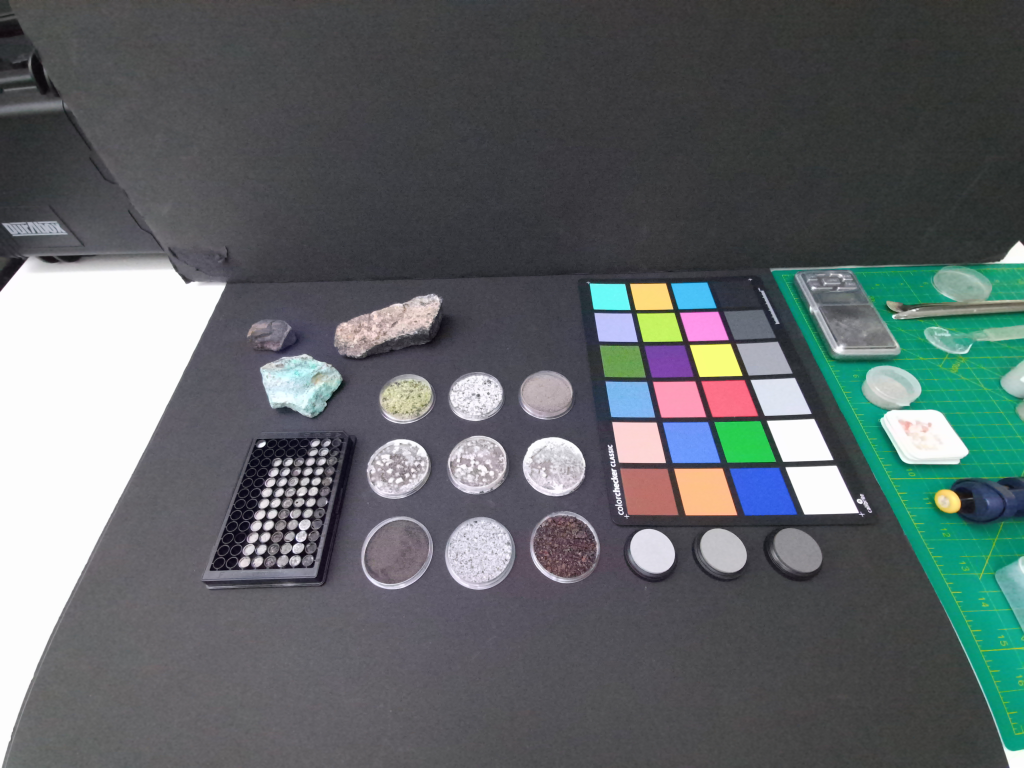
#> input picture data/rgb/1734630629C5MJPG3072P.jpeg, 4096 x 3072 px (shown at 1/4 size); its folder holds only this picture in this run
$ python snr.py
#> lines starting #> are read from the running program, lines starting #| are printed output that depends on the picture
import os
import cv2
import numpy as np
import pandas as pd

# Directory containing images
image_dir = './data/rgb'
output_csv = 'snr_data.csv'

# Define the window coordinates (top-left corner and size)
window_x, window_y = 512, 512  # Starting point of the window
window_size = 128

# Initialize lists to store data
image_names = []
average_values = []
std_devs = []

# Read all image filenames in the directory
image_files = [f for f in os.listdir(image_dir) if f.endswith('.jpeg')]

# List to store the pixel values from the window for each image
pixel_data = []

for image_file in image_files:
    # Full path to the image
    image_path = os.path.join(image_dir, image_file)

    # Read the image
    image = cv2.imread(image_path, cv2.IMREAD_GRAYSCALE)  # Convert to grayscale
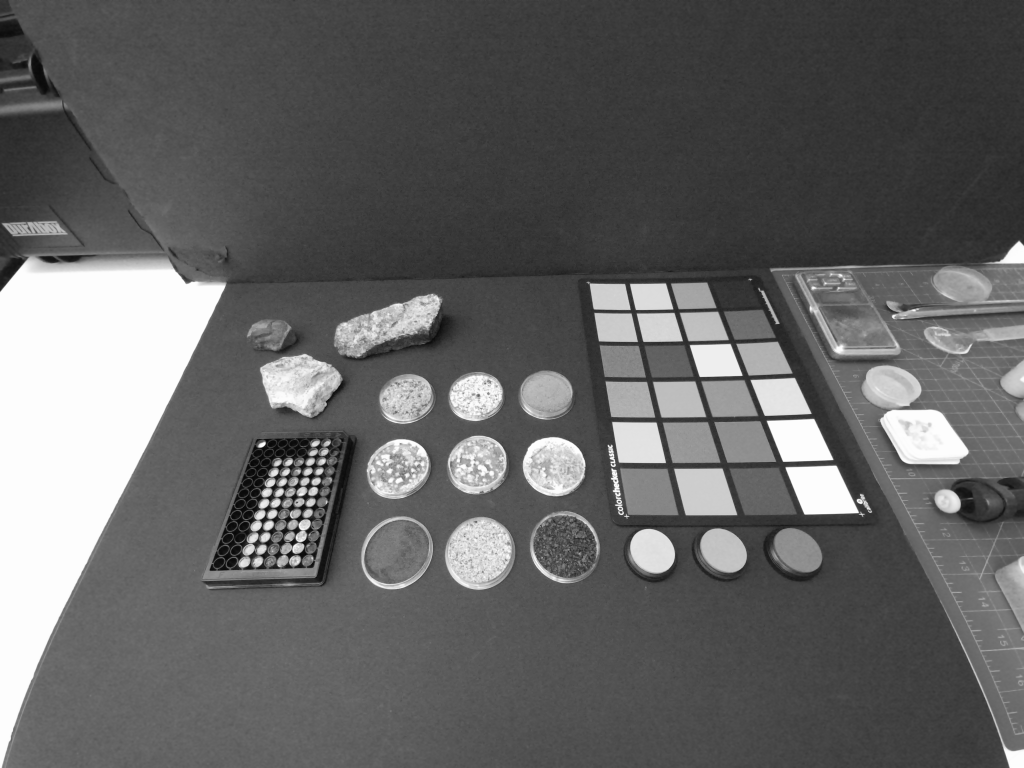
#> image: shape (3072, 4096) (shown at 1/4 size); min 0, max 255, mean 100.1
    if image is None:
        print(f"Failed to read image: {image_file}")
        continue

    # Extract the window
    window = image[window_y:window_y + window_size, window_x:window_x + window_size]
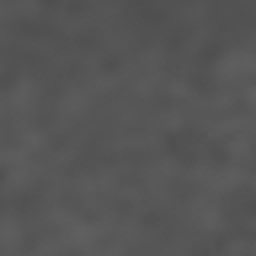
#> window: shape (128, 128) (shown 2 times larger); min 78, max 96, mean 86.2

    # Compute statistics for the window
    avg_value = np.mean(window)
#> avg_value = 86.2
    std_dev = np.std(window)
#> std_dev = 2.96

    # Append data to lists
    image_names.append(image_file)
    average_values.append(avg_value)
    std_devs.append(std_dev)

    # Store pixel values for SNR computation
    pixel_data.append(window.flatten())

# Compute the aggregated SNR for the device
aggregate_signal = np.mean(average_values)  # Average of all mean values
#> aggregate_signal = 86.2
aggregate_noise = np.sqrt(np.mean(np.array(std_devs) ** 2))  # RMS of standard deviations
#> aggregate_noise = 2.96

# Compute SNR and SNR in dB
snr = aggregate_signal / (aggregate_noise + 1e-10)  # Avoid division by zero
#> snr = 29.07
snr_db = 20 * np.log10(snr)
#> snr_db = 29.27

# Save results to CSV
data = {
    'Image Name': image_names,
    'Average Value': average_values,
    'Standard Deviation': std_devs,
}
#> data = {'Image Name': ['1734630629C5MJPG3072P.jpeg'], 'Average Value': [86.2], 'Standard Deviation': [2.96]}

# Save individual image data
df = pd.DataFrame(data)
#> df = table of 1 rows and 3 columns
df.to_csv(output_csv, index=False)

# Save the aggregated SNR results
aggregated_results = {
    'Aggregate Signal': [aggregate_signal],
    'Aggregate Noise': [aggregate_noise],
    'SNR': [snr],
    'SNR (dB)': [snr_db]
}
#> aggregated_results = {'Aggregate Signal': [86.2], 'Aggregate Noise': [2.96], 'SNR': [29.07], 'SNR (dB)': [29.27]}
aggr_df = pd.DataFrame(aggregated_results)
#> aggr_df = table of 1 rows and 4 columns
aggr_df.to_csv('aggregated_snr.csv', index=False)

print(f"Results saved to {output_csv} and aggregated SNR to aggregated_snr.csv.")
